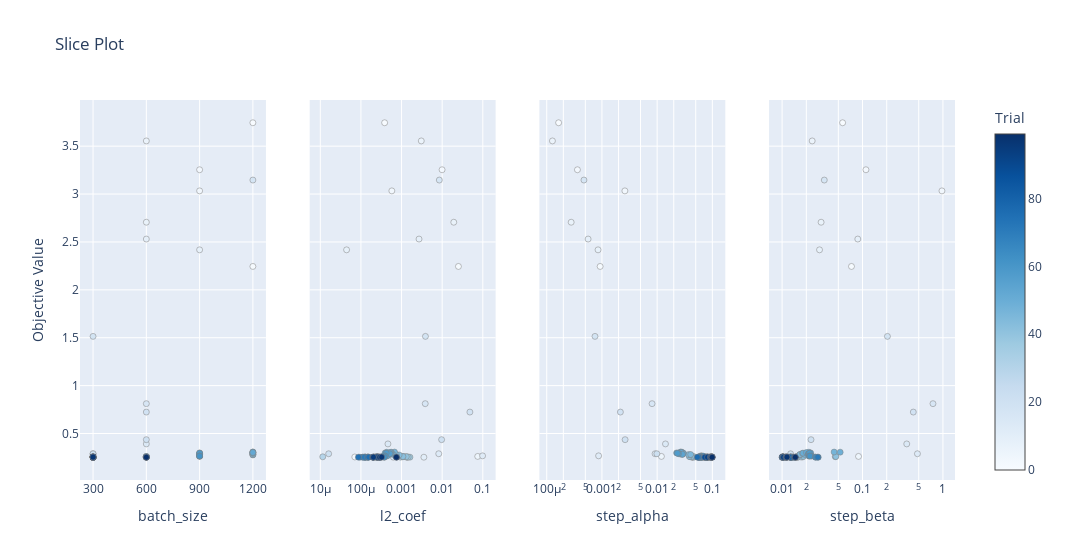

The code cell stored with this chart in its notebook:
### Markdown cell above
Визуализируйте результаты оптимизации с помощью `optuna.visualization.plot_slice`.

### Code cell
from optuna.visualization import plot_slice

slice_plot = plot_slice(study)
slice_plot.show()
